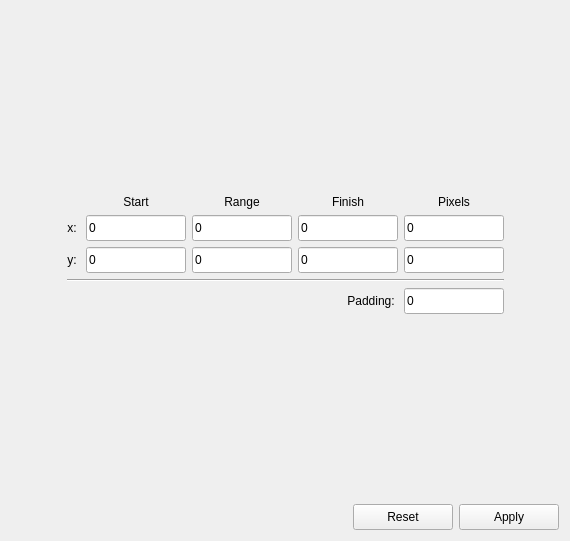
<?xml version="1.0" encoding="UTF-8"?>
<ui version="4.0">
 <class>StemAreaFrame</class>
 <widget class="QWidget" name="StemAreaFrame">
  <property name="geometry">
   <rect>
    <x>0</x>
    <y>0</y>
    <width>570</width>
    <height>541</height>
   </rect>
  </property>
  <property name="windowTitle">
   <string>Form</string>
  </property>
  <layout class="QGridLayout" name="gridLayout_2" rowstretch="1,0,0,0,0,0,1,0" columnstretch="1,0,0,0,0,0,1">
   <item row="3" column="4">
    <widget class="EditUnitsBox" name="edtFinishY">
     <property name="minimumSize">
      <size>
       <width>100</width>
       <height>26</height>
      </size>
     </property>
     <property name="maximumSize">
      <size>
       <width>100</width>
       <height>16777215</height>
      </size>
     </property>
     <property name="text">
      <string>0</string>
     </property>
    </widget>
   </item>
   <item row="1" column="3">
    <widget class="QLabel" name="label_6">
     <property name="text">
      <string>Range</string>
     </property>
     <property name="alignment">
      <set>Qt::AlignCenter</set>
     </property>
    </widget>
   </item>
   <item row="2" column="4">
    <widget class="EditUnitsBox" name="edtFinishX">
     <property name="minimumSize">
      <size>
       <width>100</width>
       <height>26</height>
      </size>
     </property>
     <property name="maximumSize">
      <size>
       <width>100</width>
       <height>16777215</height>
      </size>
     </property>
     <property name="text">
      <string>0</string>
     </property>
    </widget>
   </item>
   <item row="2" column="0">
    <spacer name="hSpacer">
     <property name="orientation">
      <enum>Qt::Horizontal</enum>
     </property>
     <property name="sizeHint" stdset="0">
      <size>
       <width>0</width>
       <height>20</height>
      </size>
     </property>
    </spacer>
   </item>
   <item row="5" column="5">
    <widget class="EditUnitsBox" name="edtPadding">
     <property name="minimumSize">
      <size>
       <width>100</width>
       <height>26</height>
      </size>
     </property>
     <property name="maximumSize">
      <size>
       <width>100</width>
       <height>16777215</height>
      </size>
     </property>
     <property name="text">
      <string>0</string>
     </property>
    </widget>
   </item>
   <item row="1" column="5">
    <widget class="QLabel" name="label_5">
     <property name="text">
      <string>Pixels</string>
     </property>
     <property name="alignment">
      <set>Qt::AlignCenter</set>
     </property>
    </widget>
   </item>
   <item row="4" column="1" colspan="5">
    <widget class="Line" name="line">
     <property name="orientation">
      <enum>Qt::Horizontal</enum>
     </property>
    </widget>
   </item>
   <item row="0" column="2">
    <spacer name="verticalSpacer">
     <property name="orientation">
      <enum>Qt::Vertical</enum>
     </property>
     <property name="sizeHint" stdset="0">
      <size>
       <width>20</width>
       <height>10</height>
      </size>
     </property>
    </spacer>
   </item>
   <item row="3" column="1">
    <widget class="QLabel" name="label_3">
     <property name="text">
      <string>y: </string>
     </property>
     <property name="alignment">
      <set>Qt::AlignRight|Qt::AlignTrailing|Qt::AlignVCenter</set>
     </property>
    </widget>
   </item>
   <item row="3" column="3">
    <widget class="EditUnitsBox" name="edtRangeY">
     <property name="minimumSize">
      <size>
       <width>100</width>
       <height>26</height>
      </size>
     </property>
     <property name="maximumSize">
      <size>
       <width>100</width>
       <height>16777215</height>
      </size>
     </property>
     <property name="text">
      <string>0</string>
     </property>
    </widget>
   </item>
   <item row="1" column="4">
    <widget class="QLabel" name="label_4">
     <property name="text">
      <string>Finish</string>
     </property>
     <property name="alignment">
      <set>Qt::AlignCenter</set>
     </property>
    </widget>
   </item>
   <item row="1" column="2">
    <widget class="QLabel" name="label_2">
     <property name="text">
      <string>Start</string>
     </property>
     <property name="alignment">
      <set>Qt::AlignCenter</set>
     </property>
    </widget>
   </item>
   <item row="5" column="4">
    <widget class="QLabel" name="label_7">
     <property name="text">
      <string>Padding: </string>
     </property>
     <property name="alignment">
      <set>Qt::AlignRight|Qt::AlignTrailing|Qt::AlignVCenter</set>
     </property>
    </widget>
   </item>
   <item row="2" column="3">
    <widget class="EditUnitsBox" name="edtRangeX">
     <property name="minimumSize">
      <size>
       <width>100</width>
       <height>26</height>
      </size>
     </property>
     <property name="maximumSize">
      <size>
       <width>100</width>
       <height>16777215</height>
      </size>
     </property>
     <property name="text">
      <string>0</string>
     </property>
    </widget>
   </item>
   <item row="2" column="6">
    <spacer name="hSpacer_2">
     <property name="orientation">
      <enum>Qt::Horizontal</enum>
     </property>
     <property name="sizeHint" stdset="0">
      <size>
       <width>0</width>
       <height>20</height>
      </size>
     </property>
    </spacer>
   </item>
   <item row="3" column="2">
    <widget class="EditUnitsBox" name="edtStartY">
     <property name="minimumSize">
      <size>
       <width>100</width>
       <height>26</height>
      </size>
     </property>
     <property name="maximumSize">
      <size>
       <width>100</width>
       <height>16777215</height>
      </size>
     </property>
     <property name="text">
      <string>0</string>
     </property>
    </widget>
   </item>
   <item row="2" column="5">
    <widget class="QLineEdit" name="edtPixelsX">
     <property name="minimumSize">
      <size>
       <width>100</width>
       <height>26</height>
      </size>
     </property>
     <property name="maximumSize">
      <size>
       <width>100</width>
       <height>16777215</height>
      </size>
     </property>
     <property name="text">
      <string>0</string>
     </property>
    </widget>
   </item>
   <item row="2" column="1">
    <widget class="QLabel" name="label_1">
     <property name="text">
      <string>x: </string>
     </property>
     <property name="alignment">
      <set>Qt::AlignRight|Qt::AlignTrailing|Qt::AlignVCenter</set>
     </property>
    </widget>
   </item>
   <item row="3" column="5">
    <widget class="QLineEdit" name="edtPixelsY">
     <property name="minimumSize">
      <size>
       <width>100</width>
       <height>26</height>
      </size>
     </property>
     <property name="maximumSize">
      <size>
       <width>100</width>
       <height>16777215</height>
      </size>
     </property>
     <property name="text">
      <string>0</string>
     </property>
    </widget>
   </item>
   <item row="2" column="2">
    <widget class="EditUnitsBox" name="edtStartX">
     <property name="minimumSize">
      <size>
       <width>100</width>
       <height>26</height>
      </size>
     </property>
     <property name="maximumSize">
      <size>
       <width>100</width>
       <height>16777215</height>
      </size>
     </property>
     <property name="text">
      <string>0</string>
     </property>
    </widget>
   </item>
   <item row="6" column="5">
    <spacer name="verticalSpacer_2">
     <property name="orientation">
      <enum>Qt::Vertical</enum>
     </property>
     <property name="sizeHint" stdset="0">
      <size>
       <width>20</width>
       <height>10</height>
      </size>
     </property>
    </spacer>
   </item>
   <item row="7" column="0" colspan="7">
    <layout class="QHBoxLayout" name="horizontalLayout">
     <item>
      <spacer name="horizontalSpacer">
       <property name="orientation">
        <enum>Qt::Horizontal</enum>
       </property>
       <property name="sizeHint" stdset="0">
        <size>
         <width>0</width>
         <height>20</height>
        </size>
       </property>
      </spacer>
     </item>
     <item>
      <widget class="QPushButton" name="btnReset">
       <property name="minimumSize">
        <size>
         <width>100</width>
         <height>26</height>
        </size>
       </property>
       <property name="text">
        <string>Reset</string>
       </property>
      </widget>
     </item>
     <item>
      <widget class="QPushButton" name="btnApply">
       <property name="minimumSize">
        <size>
         <width>100</width>
         <height>26</height>
        </size>
       </property>
       <property name="text">
        <string>Apply</string>
       </property>
      </widget>
     </item>
    </layout>
   </item>
  </layout>
 </widget>
 <customwidgets>
  <customwidget>
   <class>EditUnitsBox</class>
   <extends>QLineEdit</extends>
   <header>controls/editunitsbox.h</header>
  </customwidget>
 </customwidgets>
 <tabstops>
  <tabstop>edtStartX</tabstop>
  <tabstop>edtRangeX</tabstop>
  <tabstop>edtFinishX</tabstop>
  <tabstop>edtPixelsX</tabstop>
  <tabstop>edtStartY</tabstop>
  <tabstop>edtRangeY</tabstop>
  <tabstop>edtFinishY</tabstop>
  <tabstop>edtPixelsY</tabstop>
  <tabstop>edtPadding</tabstop>
  <tabstop>btnReset</tabstop>
  <tabstop>btnApply</tabstop>
 </tabstops>
 <resources/>
 <connections/>
</ui>
